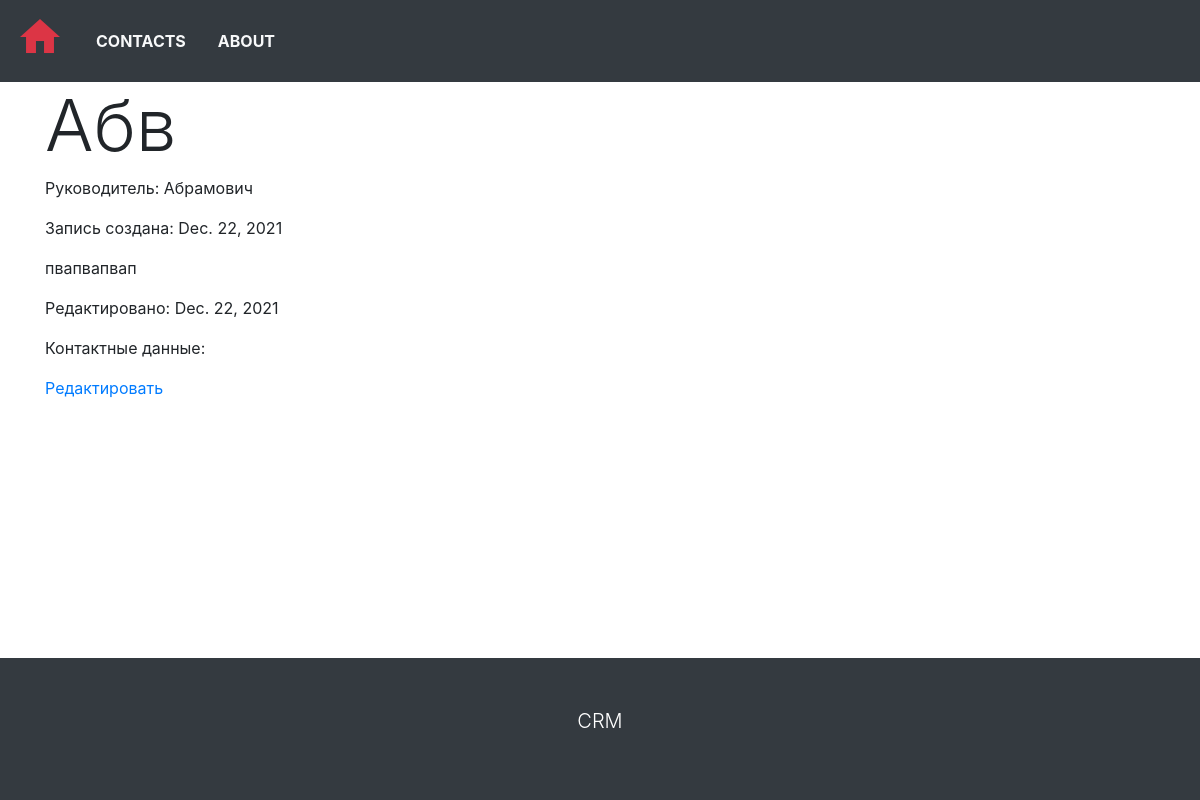
The app's page /abv/ with its own data.
### main_crm/models.py (models this page shows, shortened)
class Company(models.Model):
    company_name = models.CharField(max_length=150, unique=True)
    slug = models.SlugField(unique=True, null=True)
    fio = models.CharField(max_length=150)
    description = RichTextUploadingField(blank=True)
    published = models.DateField(auto_now_add=True)
    edited = models.DateField(auto_now=True)
    class Meta:
        ordering = ['published']
        verbose_name = 'Company'
        verbose_name_plural = 'Companies'

### main_crm/views.py (the view)
# urls.py: path('<slug:company_slug>/', views.CompanyDetialView.as_view(), name='company-detail'),
class CompanyDetialView(DetailView):
    queryset = Company.objects.all()
    template_name = 'cms_mainpage/detail_page.html'
    slug_url_kwarg = 'company_slug'

### main_crm/templates/cms_mainpage/detail_page.html (shortened to what this page needs)
{% extends 'base.html' %}
{% block content %}
<div class="container">
    <h1 class="display-3">{{ company.company_name }}</h1>
    <p>Руководитель: {{ company.fio }}</p>
    <p>Запись создана: {{ company.published }}</p>
    <p>{{ company.description|safe }}</p>
    <p>Редактировано: {{ company.edited }}</p>
    <p>Контактные данные: </p>
    <a href="{% url 'company-update' company.slug %}">Редактировать</a>
</div>
{% endblock %}

### main_crm/templates/base.html (style rules this page uses)
html, body { height: 100%; }

### records on screen
Company: company_name "Абв", fio "Абрамович", published "Dec. 22, 2021", description "пвапвапвап", edited "Dec. 22, 2021"
